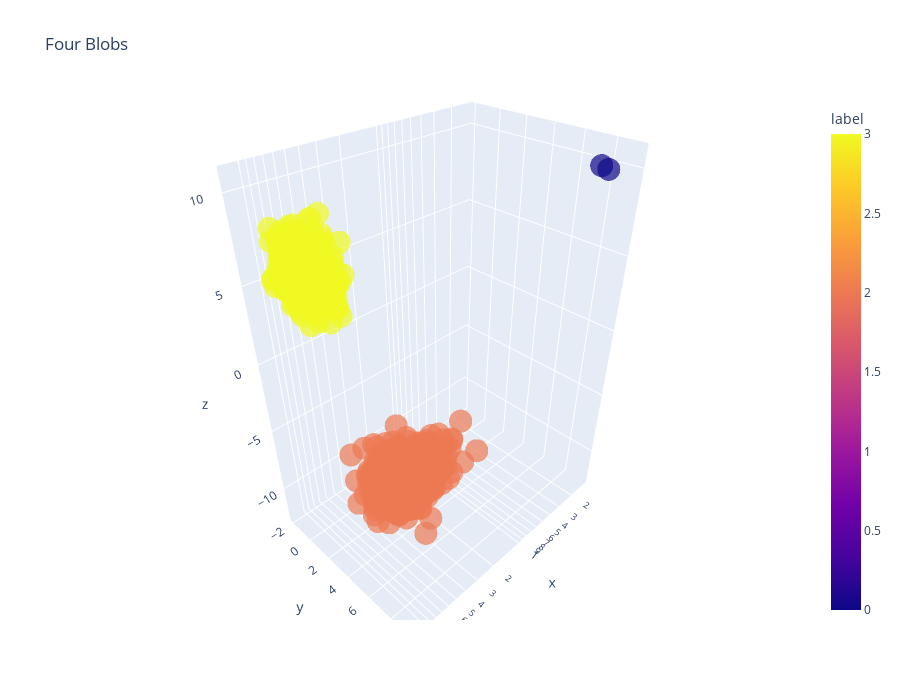

Write notebook code for a chart like this one.
### Markdown cell above
## Using pyplot

### Code cell
import pandas as pd 
import plotly.express as px  
import plotly.io as pio
import numpy as np
import plotly.graph_objects as go

# Use for animation rotation at the end
x_eye = -1.25
y_eye = 2
z_eye = 0.5


X, y = make_blobs(n_samples=2000, centers=4, n_features=3)

xdata=X[:,0]
ydata=X[:,1]
zdata=X[:,2]


dict = {"x":xdata,
        "y":ydata,
        "z":zdata,
        "label":y
}

df = pd.DataFrame(dict)

fig = px.scatter_3d(
    df,
    x='x',
    y='y',
    z='z',
    color="label",
    #color_discrete_sequence=['magenta', 'green','blue','yellow'],
    color_discrete_map={'1': 'black', '2': 'yellow', '3':'red', '0':'green'},
    opacity=0.7,              # opacity values range from 0 to 1
    log_x=True,  # you can also set log_y and log_z as a log scale
    # range_z=[9,13],           # you can also set range of range_y and range_x
    template='plotly',         # 'ggplot2', 'seaborn', 'simple_white', 'plotly',
                                # 'plotly_white', 'plotly_dark', 'presentation',
                                # 'xgridoff', 'ygridoff', 'gridon', 'none'
    title="Four Blobs",
    labels={'Different Clusters'},
    height=700)           # height of graph in pixels


pio.show(fig)

### Figure 1 — Plotly figure (JSON) as saved in the notebook; plotly's stock layout.template omitted (floating-point values rounded to 4 significant figures; data arrays with more than 128 entries replaced by an {"elided": "..."} marker saying what was removed)
{"data": [{"hovertemplate": "x=%{x}<br>y=%{y}<br>z=%{z}<br>label=%{marker.color}<extra></extra>", "legendgroup": "", "marker": {"color": {"elided": "2000 int values"}, "coloraxis": "coloraxis", "opacity": 0.7, "symbol": "circle"}, "mode": "markers", "name": "", "scene": "scene", "showlegend": false, "type": "scatter3d", "x": {"elided": "2000 float values"}, "y": {"elided": "2000 float values"}, "z": {"elided": "2000 float values"}}], "layout": {"coloraxis": {"colorbar": {"title": {"text": "label"}}, "colorscale": [[0, "#0d0887"], [0.1111, "#46039f"], [0.2222, "#7201a8"], [0.3333, "#9c179e"], [0.4444, "#bd3786"], [0.5556, "#d8576b"], [0.6667, "#ed7953"], [0.7778, "#fb9f3a"], [0.8889, "#fdca26"], [1, "#f0f921"]]}, "height": 700, "legend": {"tracegroupgap": 0}, "scene": {"domain": {"x": [0, 1], "y": [0, 1]}, "xaxis": {"title": {"text": "x"}, "type": "log"}, "yaxis": {"title": {"text": "y"}}, "zaxis": {"title": {"text": "z"}}}, "title": {"text": "Four Blobs"}}}
